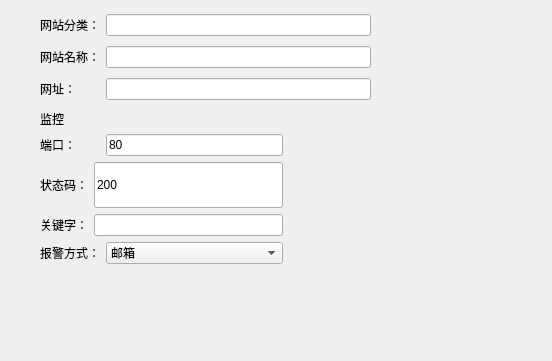
<?xml version="1.0" encoding="UTF-8"?>
<ui version="4.0">
 <class>netAdd</class>
 <widget class="QWidget" name="netAdd">
  <property name="geometry">
   <rect>
    <x>0</x>
    <y>0</y>
    <width>552</width>
    <height>361</height>
   </rect>
  </property>
  <property name="windowTitle">
   <string>Form</string>
  </property>
  <widget class="QWidget" name="layoutWidget">
   <property name="geometry">
    <rect>
     <x>40</x>
     <y>10</y>
     <width>331</width>
     <height>95</height>
    </rect>
   </property>
   <layout class="QGridLayout" name="gridLayout">
    <item row="1" column="1">
     <widget class="QLineEdit" name="lineEdit_2"/>
    </item>
    <item row="2" column="1">
     <widget class="QLineEdit" name="lineEdit_3"/>
    </item>
    <item row="0" column="1">
     <widget class="QLineEdit" name="lineEdit"/>
    </item>
    <item row="2" column="0">
     <widget class="QLabel" name="label_3">
      <property name="text">
       <string>网址：</string>
      </property>
     </widget>
    </item>
    <item row="0" column="0">
     <widget class="QLabel" name="label">
      <property name="text">
       <string>网站分类：</string>
      </property>
     </widget>
    </item>
    <item row="1" column="0">
     <widget class="QLabel" name="label_2">
      <property name="text">
       <string>网站名称：</string>
      </property>
     </widget>
    </item>
   </layout>
  </widget>
  <widget class="QWidget" name="layoutWidget">
   <property name="geometry">
    <rect>
     <x>40</x>
     <y>110</y>
     <width>243</width>
     <height>154</height>
    </rect>
   </property>
   <layout class="QGridLayout" name="gridLayout_2">
    <item row="0" column="0" colspan="2">
     <widget class="QLabel" name="label_4">
      <property name="text">
       <string>监控</string>
      </property>
     </widget>
    </item>
    <item row="1" column="0">
     <widget class="QLabel" name="label_5">
      <property name="text">
       <string>端口：</string>
      </property>
     </widget>
    </item>
    <item row="2" column="0" colspan="2">
     <widget class="QLabel" name="label_6">
      <property name="text">
       <string>状态码：</string>
      </property>
     </widget>
    </item>
    <item row="2" column="2" colspan="2">
     <widget class="QLineEdit" name="lineEdit_Statud">
      <property name="sizePolicy">
       <sizepolicy hsizetype="Expanding" vsizetype="Expanding">
        <horstretch>0</horstretch>
        <verstretch>0</verstretch>
       </sizepolicy>
      </property>
      <property name="text">
       <string>200</string>
      </property>
     </widget>
    </item>
    <item row="3" column="0" colspan="2">
     <widget class="QLabel" name="label_7">
      <property name="text">
       <string>关键字：</string>
      </property>
     </widget>
    </item>
    <item row="3" column="2" colspan="2">
     <widget class="QLineEdit" name="lineEdit_Care">
      <property name="text">
       <string/>
      </property>
     </widget>
    </item>
    <item row="4" column="0" colspan="3">
     <widget class="QLabel" name="label_8">
      <property name="text">
       <string>报警方式：</string>
      </property>
     </widget>
    </item>
    <item row="4" column="3">
     <widget class="QComboBox" name="comboBox">
      <item>
       <property name="text">
        <string>邮箱</string>
       </property>
      </item>
      <item>
       <property name="text">
        <string>手机 </string>
       </property>
      </item>
     </widget>
    </item>
    <item row="1" column="3">
     <widget class="QLineEdit" name="lineEdit_Port">
      <property name="text">
       <string>80</string>
      </property>
     </widget>
    </item>
   </layout>
  </widget>
 </widget>
 <resources/>
 <connections/>
</ui>
